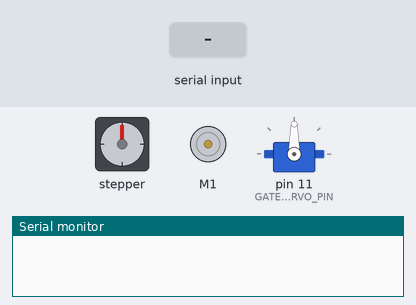
The sketch below on a simulated Arduino Uno, built with avr-gcc and run on an emulated ATmega328P. Parts: stepper motor, DC motor (green arrow = forward, orange = backward, longer = faster), servo, the last lines printed to the serial monitor. Wiring (inferred from the names in the program): stepper motor driver (200 steps per turn assumed): step pin 3; direction pin 4. The inputs (shaded band) are chosen by the test bench.

Above: at 1.2 s.
1.3 s: "a" received over Serial
At 3.4 s:
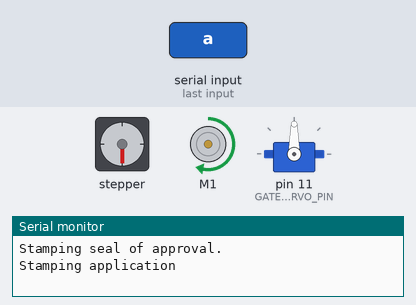
At 7.3 s:
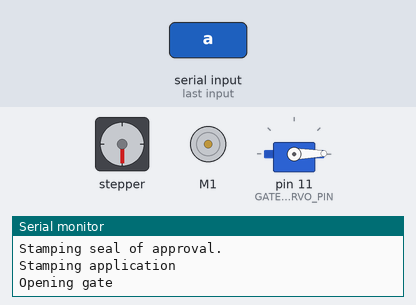
Timing chart, 0 to 8.8 s (numbered marks = the images above; inputs shaded):
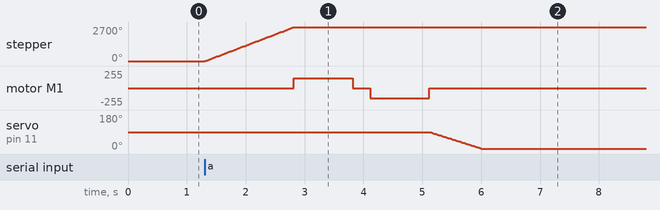

Measured:
- after the input at 1.3 s, stepper: turns 2700° clockwise in 1.5 s, starting at once; motor M1: stopped → forward 150/255 after 1.5 s, → stopped 1.0 s later, → backward 150/255 0.30 s later, → stopped 1.0 s later; servo on pin 11 (GATE_SERVO_PIN): moves from 90° to 1° over 0.89 s, starting after 3.8 s

The sketch:

Arduino.ino
```cpp
#include <Adafruit_MotorShield.h>
#include <Servo.h>
/*     Simple Stepper Motor Control Exaple Code
 *
 *  by Dejan Nedelkovski, www.HowToMechatronics.com
 *
 */

// defines pins numbers
#define STEP_PIN 3
#define DIR_PIN 4
#define GATE_SERVO_PIN 11
#define GANTRY_ACCEPT_POS 500
#define GANTRY_REJECT_POS 2000
#define GATE_CLOSED_POS 90
#define GATE_OPEN_POS 0
#define GATE_OPEN_MS 10000
#define STAMP_TRAVEL_MS 1000
#define STAMP_PAUSE_MS 300

Adafruit_MotorShield AFMS = Adafruit_MotorShield();
Adafruit_DCMotor *stampMotor = AFMS.getMotor(1);
Servo gateServo;

int curGantryPos = GANTRY_REJECT_POS;
int curGatePos = GATE_CLOSED_POS;

void setup() {
  // Set up the Adafruit motor shield and stamp DC motor
  AFMS.begin();
  stampMotor->setSpeed(150);

  // Set up the gate servo
  gateServo.attach(GATE_SERVO_PIN);
  gateServo.write(GATE_CLOSED_POS);

  // Sets the two pins as Outputs
  pinMode(STEP_PIN, OUTPUT);
  pinMode(DIR_PIN, OUTPUT);

  Serial.begin(9600);
}

void loop() {
  // Look for command from the computer
  while (Serial.available() > 0) {
    char cmd = Serial.read();
    if (cmd == 'a') {
      Serial.println("Stamping seal of approval.");
      acceptApplication();
    } else if (cmd == 'r') {
      Serial.println("Rejecting application.");
      rejectApplication();
    } else {
      Serial.print("Unrecognized command: ");
      Serial.print("\"");
      Serial.print(cmd);
      Serial.println("\"");
    }
    // Clear the serial buffer in case there were multiple commands sent
    // TODO: Fix this kiosk-side
    Serial.flush();
  }
}

void rejectApplication() {
  // Move the gantry
  moveToPos(GANTRY_REJECT_POS);

  // Actuate the stamp
  Serial.println("Stamping application");
  stamp();
}

void acceptApplication() {
  // Move the gantry
  moveToPos(GANTRY_ACCEPT_POS);

  // Actuate the stamp
  Serial.println("Stamping application");
  stamp();

  // Open the gate for the desired amount of timme
  Serial.println("Opening gate");
  setGatePos(GATE_OPEN_POS);
  delay(GATE_OPEN_MS);
  Serial.print("Closing gate");
  setGatePos(GATE_CLOSED_POS);
}

void moveToPos(int pos) {
  // Determine and set the direction
  int direction = (curGantryPos > pos) ? HIGH : LOW;
  int step = (curGantryPos < pos) ? 1 : -1;
  digitalWrite(DIR_PIN, direction);

  // Move the gantry
  while (curGantryPos != pos) {
    digitalWrite(STEP_PIN, HIGH);
    delayMicroseconds(500);
    digitalWrite(STEP_PIN, LOW);
    delayMicroseconds(500);
    curGantryPos += step;
  }
}

void stamp() {
  stampMotor->run(FORWARD);
  delay(STAMP_TRAVEL_MS);
  stampMotor->run(RELEASE);
  delay(STAMP_PAUSE_MS);
  stampMotor->run(BACKWARD);
  delay(STAMP_TRAVEL_MS);
  stampMotor->run(RELEASE);
}

void setGatePos(int pos) {
  int step = (curGatePos > pos) ? -1 : 1;
  while (curGatePos != pos) {
    gateServo.write(curGatePos);
    curGatePos += step;
    delay(10);
  }
}
```
